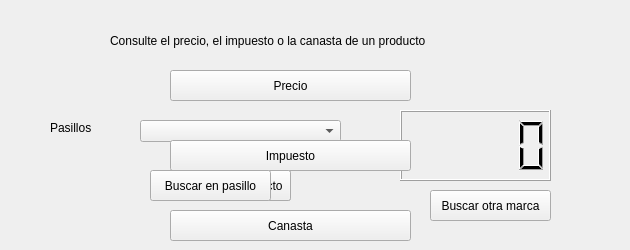
    <widget class="QWidget" name="tab_9">
     <attribute name="title">
      <string>Consultar</string>
     </attribute>
     <widget class="QLabel" name="LConsultar">
      <property name="geometry">
       <rect>
        <x>110</x>
        <y>20</y>
        <width>351</width>
        <height>41</height>
       </rect>
      </property>
      <property name="text">
       <string>Consulte el precio, el impuesto o la canasta de un producto</string>
      </property>
     </widget>
     <widget class="QLabel" name="LTipoCon">
      <property name="geometry">
       <rect>
        <x>50</x>
        <y>120</y>
        <width>55</width>
        <height>16</height>
       </rect>
      </property>
      <property name="text">
       <string>Pasillos</string>
      </property>
     </widget>
     <widget class="QComboBox" name="CBTipoCon">
      <property name="geometry">
       <rect>
        <x>140</x>
        <y>120</y>
        <width>201</width>
        <height>22</height>
       </rect>
      </property>
     </widget>
     <widget class="QPushButton" name="BBuscarPrecioCon">
      <property name="geometry">
       <rect>
        <x>170</x>
        <y>170</y>
        <width>121</width>
        <height>31</height>
       </rect>
      </property>
      <property name="text">
       <string>Buscar Marca</string>
      </property>
     </widget>
     <widget class="QPushButton" name="BBuscarOtraCon">
      <property name="geometry">
       <rect>
        <x>430</x>
        <y>190</y>
        <width>121</width>
        <height>31</height>
       </rect>
      </property>
      <property name="text">
       <string>Buscar otra marca</string>
      </property>
     </widget>
     <widget class="QLCDNumber" name="LCDPrecioCon">
      <property name="geometry">
       <rect>
        <x>400</x>
        <y>110</y>
        <width>151</width>
        <height>71</height>
       </rect>
      </property>
     </widget>
     <widget class="QPushButton" name="BPrecioCon">
      <property name="geometry">
       <rect>
        <x>170</x>
        <y>70</y>
        <width>241</width>
        <height>31</height>
       </rect>
      </property>
      <property name="text">
       <string>Precio</string>
      </property>
     </widget>
     <widget class="QPushButton" name="BImpCon">
      <property name="geometry">
       <rect>
        <x>170</x>
        <y>140</y>
        <width>241</width>
        <height>31</height>
       </rect>
      </property>
      <property name="text">
       <string>Impuesto</string>
      </property>
     </widget>
     <widget class="QPushButton" name="BCanCon">
      <property name="geometry">
       <rect>
        <x>170</x>
        <y>210</y>
        <width>241</width>
        <height>31</height>
       </rect>
      </property>
      <property name="text">
       <string>Canasta</string>
      </property>
     </widget>
     <widget class="QPushButton" name="BBuscarProdCon">
      <property name="geometry">
       <rect>
        <x>170</x>
        <y>170</y>
        <width>121</width>
        <height>31</height>
       </rect>
      </property>
      <property name="text">
       <string>Buscar en producto</string>
      </property>
     </widget>
     <widget class="QPushButton" name="BBuscarPasilloCon">
      <property name="geometry">
       <rect>
        <x>150</x>
        <y>170</y>
        <width>121</width>
        <height>31</height>
       </rect>
      </property>
      <property name="text">
       <string>Buscar en pasillo</string>
      </property>
     </widget>
     <widget class="QLabel" name="LColonIma">
      <property name="geometry">
       <rect>
        <x>350</x>
        <y>120</y>
        <width>81</width>
        <height>61</height>
       </rect>
      </property>
      <property name="text">
       <string/>
      </property>
     </widget>
     <widget class="QLabel" name="porcentaje">
      <property name="geometry">
       <rect>
        <x>560</x>
        <y>110</y>
        <width>61</width>
        <height>61</height>
       </rect>
      </property>
      <property name="text">
       <string/>
      </property>
     </widget>
     <widget class="QLabel" name="confirmacion_2">
      <property name="geometry">
       <rect>
        <x>440</x>
        <y>60</y>
        <width>151</width>
        <height>121</height>
       </rect>
      </property>
      <property name="text">
       <string/>
      </property>
     </widget>
     <widget class="QLabel" name="confirmacion_3">
      <property name="geometry">
       <rect>
        <x>450</x>
        <y>70</y>
        <width>151</width>
        <height>121</height>
       </rect>
      </property>
      <property name="text">
       <string/>
      </property>
     </widget>
     <widget class="QLabel" name="confirmacion_4">
      <property name="geometry">
       <rect>
        <x>460</x>
        <y>60</y>
        <width>151</width>
        <height>121</height>
       </rect>
      </property>
      <property name="text">
       <string/>
      </property>
     </widget>
    </widget>
